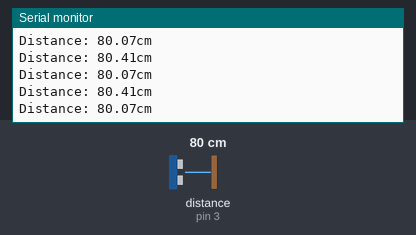
A sketch run on a simulated Arduino Uno, built with avr-gcc and run on an emulated ATmega328P. Parts: the last lines printed to the serial monitor. Wiring (inferred from the names in the program): ultrasonic range finder: trigger pin 4; echo pin 3. The inputs (shaded band) are chosen by the test bench; at power-on: distance to the obstacle (sensor on pin 3) 80 cm. The echo pulse lasts 58.3 µs per cm.

Above: at 1.2 s.
1.3 s: distance to the obstacle (sensor on pin 3) set to 2 cm
At 1.8 s:
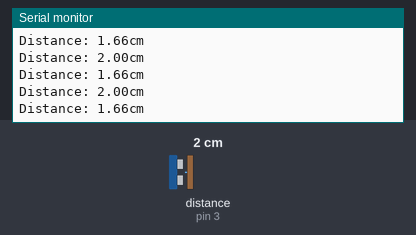
4.3 s: distance to the obstacle (sensor on pin 3) set to 120 cm
At 5.3 s:
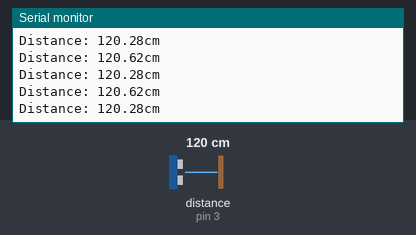
7.3 s: distance to the obstacle (sensor on pin 3) set to 4 cm
At 8.3 s:
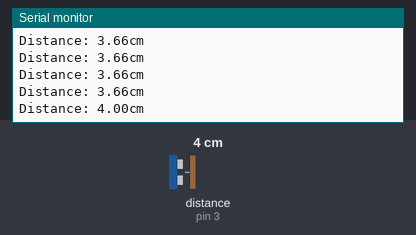
13.3 s: distance to the obstacle (sensor on pin 3) set to 250 cm
At 14.1 s:
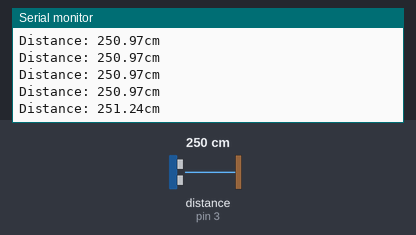
Timing chart, 0 to 16.3 s (numbered marks = the images above; inputs shaded):
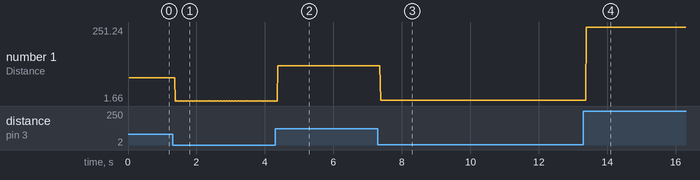

Measured:
- after the input at 1.3 s, the serial monitor: prints a new line after 0.09 s (image 1)
- after the input at 4.3 s, the serial monitor: prints a new line after 0.08 s (image 2)
- after the input at 7.3 s, the serial monitor: prints a new line after 0.08 s (image 3)
- after the input at 13.3 s, the serial monitor: prints a new line after 0.09 s (image 4)
- plotted number 1: 80.41 → 2 after the input at 1.3 s, 2 → 120.28 after the input at 4.3 s, 120.28 → 3.66 after the input at 7.3 s, 3.66 → 250.97 after the input at 13.3 s

The sketch:

RangeReporter.ino
```cpp
/*
 Name:		RangeReporter.ino
 Created:	3/14/2017 9:27:16 PM
 Author:	drwil_000
*/
#define US_PER_CM 58.0;

const byte triggerPin = 4;
const byte echoPin = 3;

volatile unsigned long start = 0, end = 0, temp;
unsigned long runFromMillis = 0;

// the setup function runs once when you press reset or power the board
void setup() {
	pinMode(triggerPin, OUTPUT);
	digitalWrite(triggerPin, LOW);
	pinMode(echoPin, INPUT);

	Serial.begin(9600);

	attachInterrupt(digitalPinToInterrupt(echoPin), pinChange, CHANGE);
}

// the loop function runs over and over again until power down or reset
void loop() {
	if (runFromMillis == 0) {
		runFromMillis = millis();
		start = 0;
		end = 0;
		trigger();
	}
	else if (start != 0 && end != 0) {
		runFromMillis = 0;
		//write out result
		unsigned long duration = end - start;
		/*Serial.print("Time: ");
		Serial.print(duration);
		Serial.println("us");*/
		float cm = (duration) / US_PER_CM;
		Serial.print("Distance: ");
		Serial.print(cm);
		Serial.println("cm");
	}
	else if (millis() - runFromMillis > 25) {
		//timeout, reset
		runFromMillis = 0;
		Serial.println("Out of range");
	}

}

void trigger() {
	digitalWrite(triggerPin, HIGH);
	delayMicroseconds(10);
	digitalWrite(triggerPin, LOW);
}

void pinChange() {
	temp = micros();
	if (start == 0) {
		start = temp;
	}
	else {
		end = temp;
	}
}
```
